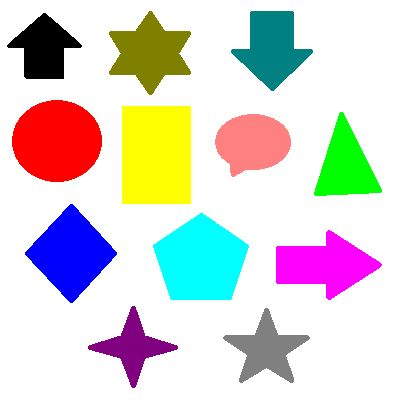
#> input picture A) Image Processing/old codes/drive codes/1.jpg, 405 x 419 px, found by its file name
$ python programForHistogramEqualization.py
#> lines starting #> are read from the running program, lines starting #| are printed output that depends on the picture
import cv2
import numpy as np
import matplotlib.pyplot as plt

#Function for rgb to gray
def selfColorToGray(img):
    h, w, c = img.shape
    grayImage=np.zeros((h, w),  'uint8')
    for i in range(h):
        for j in range (w):
            grayImage[i][j]=0.11*img[i][j][0]+0.59*img[i][j][1]+0.3*img[i][j][2]
    return grayImage

def generateNormalizedHistogram(img):
    h, w=img.shape
    histogram=np.zeros(256, 'float')

    for i in range(0, h):
        for j in range(0, w):
            histogram[img[i][j]]+=1

    for i in range(0, 256):
        histogram[i]/=(h*w)
    return histogram


def calculateCDF(hist):
    cdfHist=hist
    for i in range(1, 256):
        cdfHist[i]+=cdfHist[i-1]
    return cdfHist

def generateEqualizedIntensities(cdf):
    equalizedIntensities=np.zeros(256, 'uint8')
    for i in range(0, 256):
        equalizedIntensities[i]=np.floor(255*(cdf[i]-cdf[0])/(cdf[255]-cdf[0])+0.5)
    return equalizedIntensities

def generateEqualizedImage(img, intensity):
    h,w=img.shape
    newImage=np.zeros((h, w), 'uint8')
    for i in range(0,h):
        for j in range (0, w):
            t=img[i][j]
            newImage[i][j]=intensity[t]
    return newImage

#main function
img =cv2.imread("1.jpg")
#> img is the input picture: shape (419, 405, 3); mean B, G, R 212, 215.1, 217.7
img=np.array(img)

grayImage=selfColorToGray(img)
#> after the loop in selfColorToGray, `for i in range(h):`:
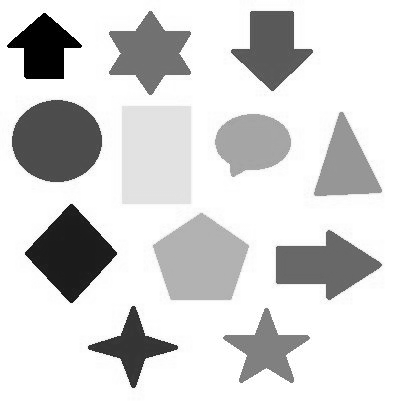
#> grayImage: shape (419, 405); min 0, max 255, mean 215.3
cv2.imshow('Original Image', grayImage)

normalizedHistogram=generateNormalizedHistogram(grayImage)
#> normalizedHistogram = 256 values, max 0.542 at index 255, min 0 at index 200, mean 0.00391
#print(normalizedHistogram)

plt.subplot(1, 3, 1)
plt.plot(normalizedHistogram)
plt.title('Actual Histogram (Normalized)')
plt.ylabel('frequency')
plt.xlabel('intensity')

cdfHistogram=calculateCDF(normalizedHistogram)
#> in calculateCDF, `cdfHist=hist`: cdfHist has the same summary as normalizedHistogram outside calculateCDF
#> after the loop in calculateCDF, `for i in range(1, 256):`: cdfHist = 256 values from 0.0138 to 1
#> cdfHistogram = 256 values from 0.0138 to 1
#print(cdfHistogram)

plt.subplot(1, 3, 2)
plt.plot(cdfHistogram)
plt.title('CDF Plot')
plt.xlabel('intensity')
plt.ylabel('frequency')

transformedIntensities=generateEqualizedIntensities(cdfHistogram)
#> after the loop in generateEqualizedIntensities, `for i in range(0, 256):`: equalizedIntensities = 256 values from 0 to 255
#> transformedIntensities = 256 values from 0 to 255
#print(transformedIntensities)
transformedImage=generateEqualizedImage(grayImage, transformedIntensities)
#> after the loop in generateEqualizedImage, `for i in range(0,h):`:
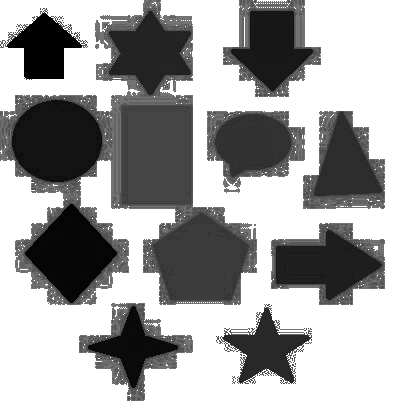
#> newImage: shape (419, 405); min 0, max 255, mean 165
equalizedHistogram=generateNormalizedHistogram(transformedImage)
#> equalizedHistogram = 256 values, max 0.542 at index 255, min 0 at index 2, mean 0.00391

plt.subplot(1, 3, 3)
plt.plot(equalizedHistogram)
plt.title('Histogram Equalized Histogram (Normalized )')
plt.xlabel('intensity')
plt.ylabel('frequency')

cv2.imshow('Histogram Equalized Image', grayImage)

plt.show()
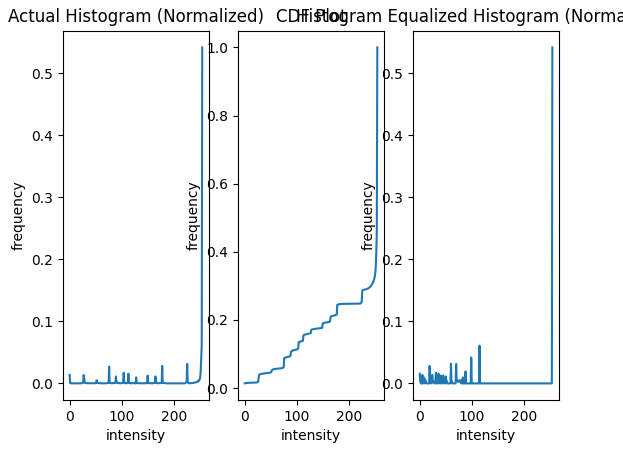
#> figure drawn by matplotlib, 3 panels; panel 1: curve peaks at x = 255, y = 0.542; panel 2: curve peaks at x = 255, y = 1; panel 3: curve peaks at x = 255, y = 0.542
